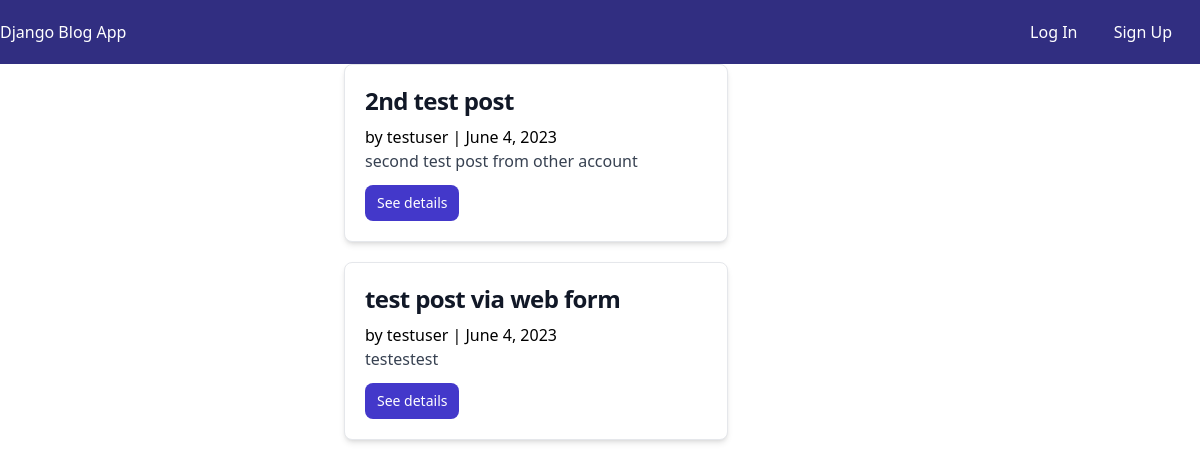
/, run on an earlier commit of the app's database.
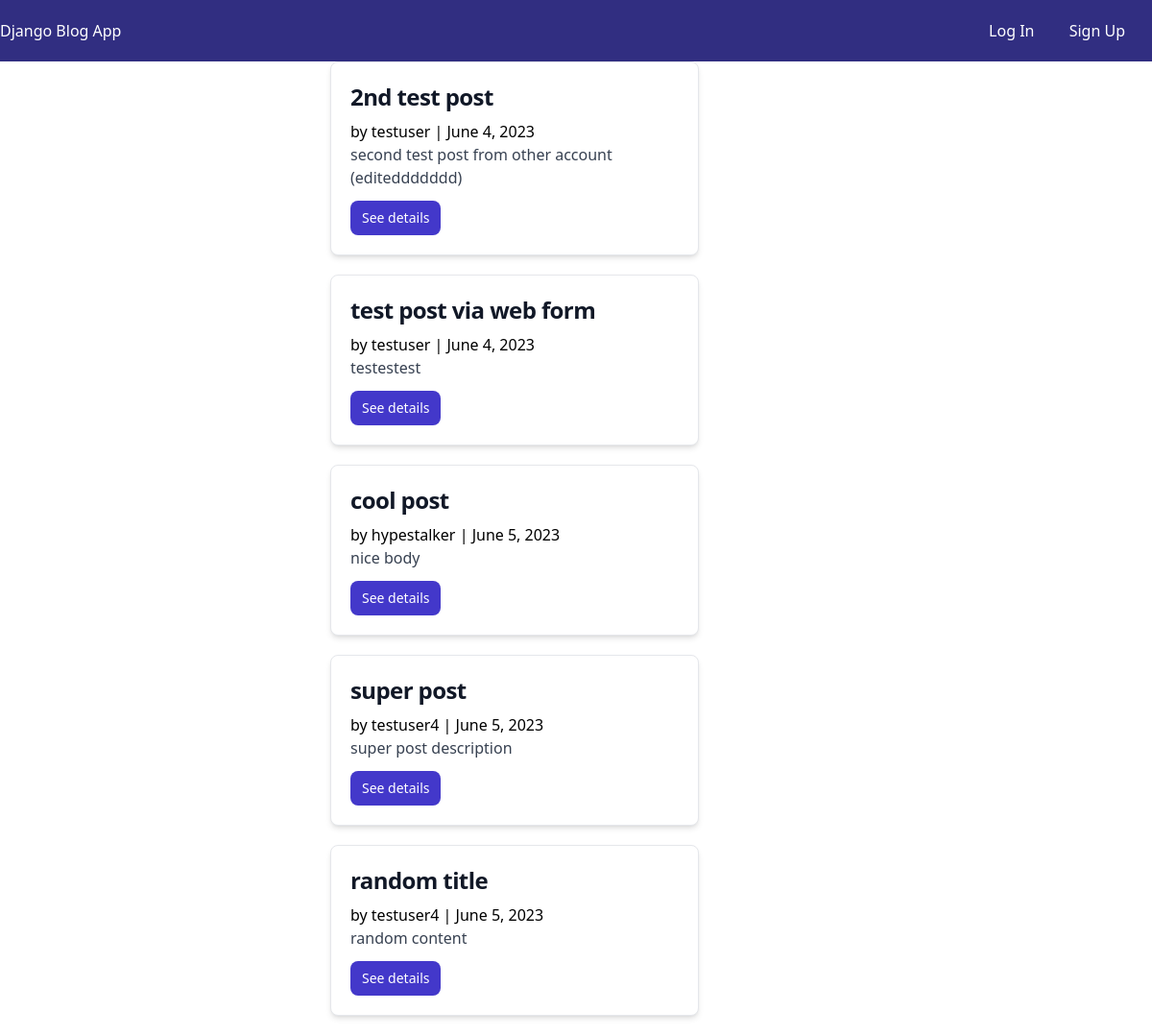
And on a later commit of the database.
### posts/models.py (models this page shows, shortened)
class Post(models.Model):
    author = models.ForeignKey(settings.AUTH_USER_MODEL, on_delete=models.CASCADE)
    title = models.CharField(max_length=100)
    body = models.TextField()
    created_at = models.DateField(auto_now_add=True)

### accounts/models.py (models this page shows)
class CustomUser(AbstractUser):
    age = models.PositiveIntegerField(null=True, blank=True)

### posts/views.py (the view)
# urls.py: path("", PostListView.as_view(), name="post_list"),
class PostListView(ListView):
    model = Post
    template_name = "posts/post_list.html"

### templates/posts/post_list.html
{% extends 'base.html' %}
{% block content %}
{% for post in post_list %}
<div class="max-w-lg mx-auto">
    <div class="bg-white shadow-md border border-gray-200 rounded-lg max-w-sm mb-5">
        <div class="p-5">
            <a href="#">
                <h5 class="text-gray-900 font-bold text-2xl tracking-tight mb-2">{{ post.title }}</h5>
            </a>
            <span>by {{ post.author }} | {{ post.created_at }}</span>
            <p class="font-normal text-gray-700 mb-3">{{ post.body }}</p>
            <a class="text-white bg-indigo-700 hover:bg-indigo-500 font-medium rounded-lg text-sm px-3 py-2 text-center inline-flex items-center" href="{% url 'post_detail' post.pk %}">
                See details
            </a>
        </div>
    </div>
</div>
{% endfor %}
{% endblock content %}

### templates/base.html (shortened to what this page needs)
{% load static tailwind_tags %}
<!DOCTYPE html>
<html lang="en">
  <head>
    {% tailwind_css %}
  </head>
  <body>
    <nav>
        <ul class="flex justify-between items-center bg-indigo-900 h-16 text-white font-medium">
            <li class="mr-3">
              <a class="" href="{% url 'post_list' %}">Django Blog App</a>
            </li>
            {% if user.is_authenticated %}
            <div class="mx-12">
              <a class="inline-block py-2 px-4" href="{% url 'post_create' %}">+Create new post</a>
            </div>
            <li class="mr-3">
                <p class="inline-block py-2 px-4">{{ user.username }}</p>
                <a class="inline-block py-2 px-4" href="{% url 'logout' %}">Log Out</a>
              </li>
            {% else %}
            <li class="mr-3">
              <a class="inline-block py-2 px-4" href="{% url 'login' %}">Log In</a>
              <a class="inline-block py-2 px-4" href="{% url 'signup' %}">Sign Up</a>
            </li>
            {% endif %}
          </ul>
    </nav>
      <main>
        {% block content %}
        {% endblock content %}
      </main>
  </body>
</html>

What changed in the data, as far as the page shows it:
changed Post "2nd test post": body "second test post from other account" → "second test post from other account (editeddddddd)"
added Post: title "cool post", author "hypestalker", created_at "June 5, 2023", body "nice body"
added Post: title "super post", author "testuser4", created_at "June 5, 2023", body "super post description"
added Post: title "random title", author "testuser4", created_at "June 5, 2023", body "random content"
